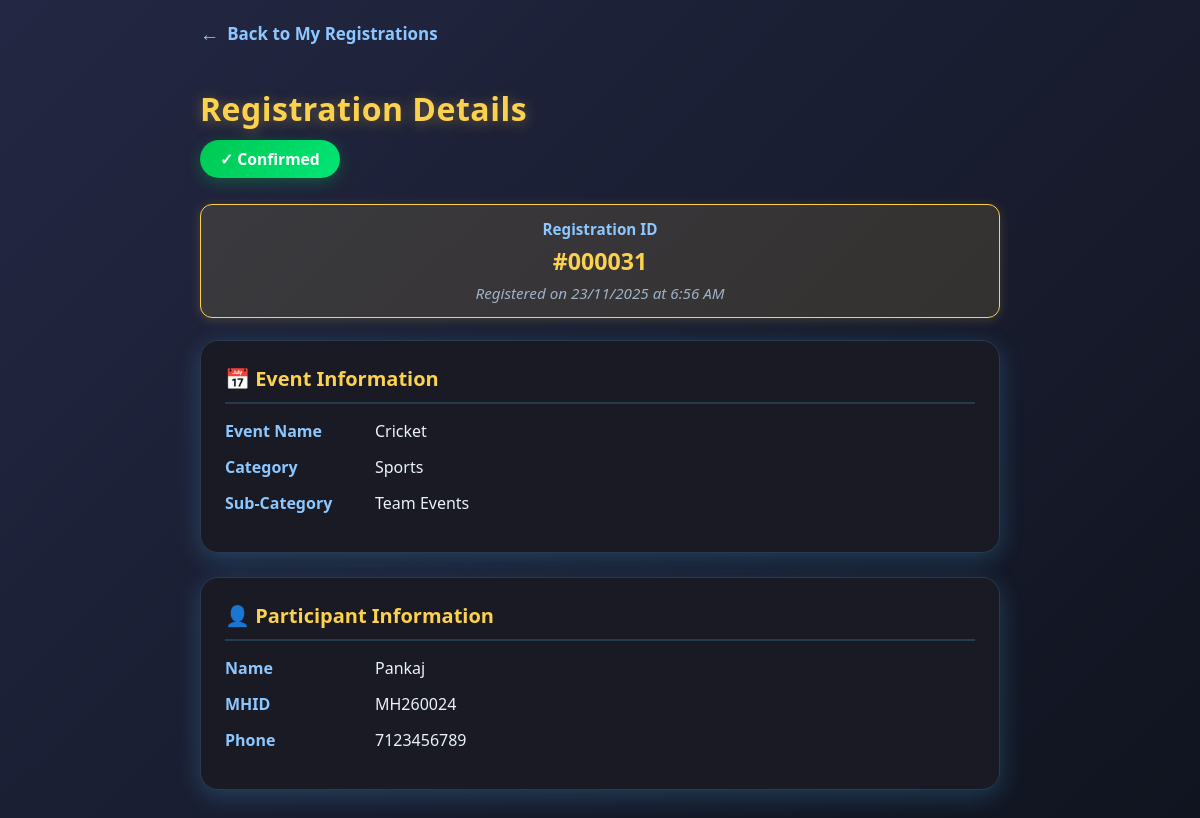
/events/registration_details.php?reg_id=31 (signed in), run on the app's committed database.
### tables this page shows
CREATE TABLE `event_registrations` (
  `registration_id` int(11) NOT NULL,
  `mhid` varchar(50) NOT NULL,
  `event_id` int(11) NOT NULL,
  `participant_name` varchar(255) NOT NULL,
  `phone` varchar(15) NOT NULL,
  `registered_at` timestamp NOT NULL DEFAULT current_timestamp()
);

CREATE TABLE `events` (
  `event_id` int(11) NOT NULL,
  `event_name` varchar(255) NOT NULL,
  `category` varchar(100) NOT NULL,
  `subcategory` varchar(100) DEFAULT NULL,
  `description` text DEFAULT NULL,
  `rules` text DEFAULT NULL,
  `prize_first` varchar(100) DEFAULT NULL,
  `prize_second` varchar(100) DEFAULT NULL,
  `contact_1` varchar(200) DEFAULT NULL,
  `contact_2` varchar(200) DEFAULT NULL,
  `image_url` varchar(500) DEFAULT NULL,
  `created_at` timestamp NOT NULL DEFAULT current_timestamp(),
  `event_mode` enum('solo','team','solo_team') NOT NULL DEFAULT 'solo',
  `team_main_players` tinyint(3) UNSIGNED DEFAULT NULL,
  `team_sub_players` tinyint(3) UNSIGNED DEFAULT NULL
);

### events/registration_details.php (the view, shortened to what this page needs)
<?php
require_once __DIR__ . '/../config/config.php';
$mhid = $_SESSION['mhid'];
$reg_id = isset($_GET['reg_id']) ? intval($_GET['reg_id']) : 0;
try {
    $stmt = $pdo->prepare("
        SELECT
            er.registration_id,
            er.participant_name,
            er.phone,
            er.mhid,
            er.registered_at,
            e.event_name,
            e.category,
            e.subcategory
        FROM event_registrations er
        JOIN events e ON er.event_id = e.event_id
        WHERE er.registration_id = ? AND er.mhid = ?
    ");
    $stmt->execute([$reg_id, $mhid]);
    $registration = $stmt->fetch(PDO::FETCH_ASSOC);
} catch(Exception $e) {
    echo "<script>alert('Database error occurred'); window.location.href='registered_events.php';</script>";
    exit();
}
?>
<!DOCTYPE html>
<html lang="en">
<head>
  <link rel="stylesheet" href="../assets/css/mobile-fix.css">
</head>
<body>
  <div class="container">
    <a href="registered_events.php" class="back-link">Back to My Registrations</a>
    <h1 class="page-title">Registration Details</h1>
    <div class="status-badge">✓ Confirmed</div>
    <div class="reg-id-highlight">
      <span class="label">Registration ID</span>
      <span class="value">#<?php echo str_pad($registration['registration_id'], 6, '0', STR_PAD_LEFT); ?></span>
      <div class="timestamp">
        Registered on <?php echo date('d/m/Y \a\t g:i A', strtotime($registration['registered_at'])); ?>
      </div>
    </div>
    <div class="info-box">
      <div class="box-header">📅 Event Information</div>
      <div class="info-row">
        <div class="info-label">Event Name</div>
        <div class="info-value"><?php echo htmlspecialchars($registration['event_name']); ?></div>
      </div>
      <div class="info-row">
        <div class="info-label">Category</div>
        <div class="info-value"><?php echo htmlspecialchars($registration['category']); ?></div>
      </div>
      <?php if($registration['subcategory']): ?>
      <div class="info-row">
        <div class="info-label">Sub-Category</div>
        <div class="info-value"><?php echo htmlspecialchars($registration['subcategory']); ?></div>
      </div>
      <?php endif; ?>
    </div>
    <div class="info-box">
      <div class="box-header">👤 Participant Information</div>
      <div class="info-row">
        <div class="info-label">Name</div>
        <div class="info-value"><?php echo htmlspecialchars($registration['participant_name']); ?></div>
      </div>
      <div class="info-row">
        <div class="info-label">MHID</div>
        <div class="info-value"><?php echo htmlspecialchars($registration['mhid']); ?></div>
      </div>
      <div class="info-row">
        <div class="info-label">Phone</div>
        <div class="info-value"><?php echo htmlspecialchars($registration['phone']); ?></div>
      </div>
    </div>
  </div>
</body>
</html>

### events/registration_details.php (style rules this page uses)
body { background: linear-gradient(135deg, #232743 0%, #10141f 100%); color: #eaf3fc; margin: 0; padding: 20px; font-family: 'Segoe UI', Tahoma, Geneva, Verdana, sans-serif; }
.container { max-width: 800px; margin: 0 auto; }
.back-link { color: #8dc7ff; text-decoration: none; font-size: 1.06rem; font-weight: 700; margin-bottom: 20px; display: inline-flex; align-items: center; gap: 8px; cursor: pointer; }
.back-link::before { content: "←"; font-size: 1.2rem; }
.page-title { color: #fcd14d; font-size: 2rem; font-weight: 800; margin: 20px 0 10px 0; letter-spacing: .5px; text-shadow: 0 2px 14px rgba(252,209,77,0.35); }
.status-badge { display: inline-block; padding: 8px 20px; background: linear-gradient(135deg, #00c853 0%, #00e676 100%); color: white; font-weight: 800; font-size: .98rem; border-radius: 25px; margin-bottom: 26px; box-shadow: 0 4px 15px rgba(0, 200, 83, 0.3); }
.info-box { background: #191A23; border: 1.5px solid #273A51; border-radius: 18px; padding: 24px; margin-bottom: 24px; box-shadow: 0 6px 24px rgba(76,198,255,0.22); }
.box-header { color: #fcd14d; font-size: 1.25rem; font-weight: 800; margin-bottom: 16px; padding-bottom: 10px; border-bottom: 2px solid rgba(76,198,255,0.2); }
.info-row { display: flex; margin-bottom: 14px; align-items: flex-start; }
.info-label { color: #8dc7ff; font-weight: 700; font-size: 1rem; min-width: 150px; flex-shrink: 0; }
.info-value { color: #eaf3fc; font-size: 1rem; font-weight: 400; flex: 1; }
.reg-id-highlight { background: rgba(252,209,77,0.12); border: 1.5px solid #fcd14d; border-radius: 12px; padding: 14px 18px; margin-bottom: 22px; text-align: center; box-shadow: 0 2px 12px rgba(252,209,77,0.18); }
.reg-id-highlight .label { color: #8dc7ff; font-size: 0.95rem; font-weight: 700; display: block; margin-bottom: 6px; }
.reg-id-highlight .value { color: #fcd14d; font-size: 1.45rem; font-weight: 800; display: block; }
.timestamp { color: #9fb1c8; font-size: 0.95rem; font-style: italic; margin-top: 6px; }

### data on the page
event_registrations: registration_id "000031", registered_at "23/11/2025 at 6:56 AM", event.event_name "Cricket", event.category "Sports", event.subcategory "Team Events", participant_name "Pankaj", mhid "MH260024", phone "7123456789"
